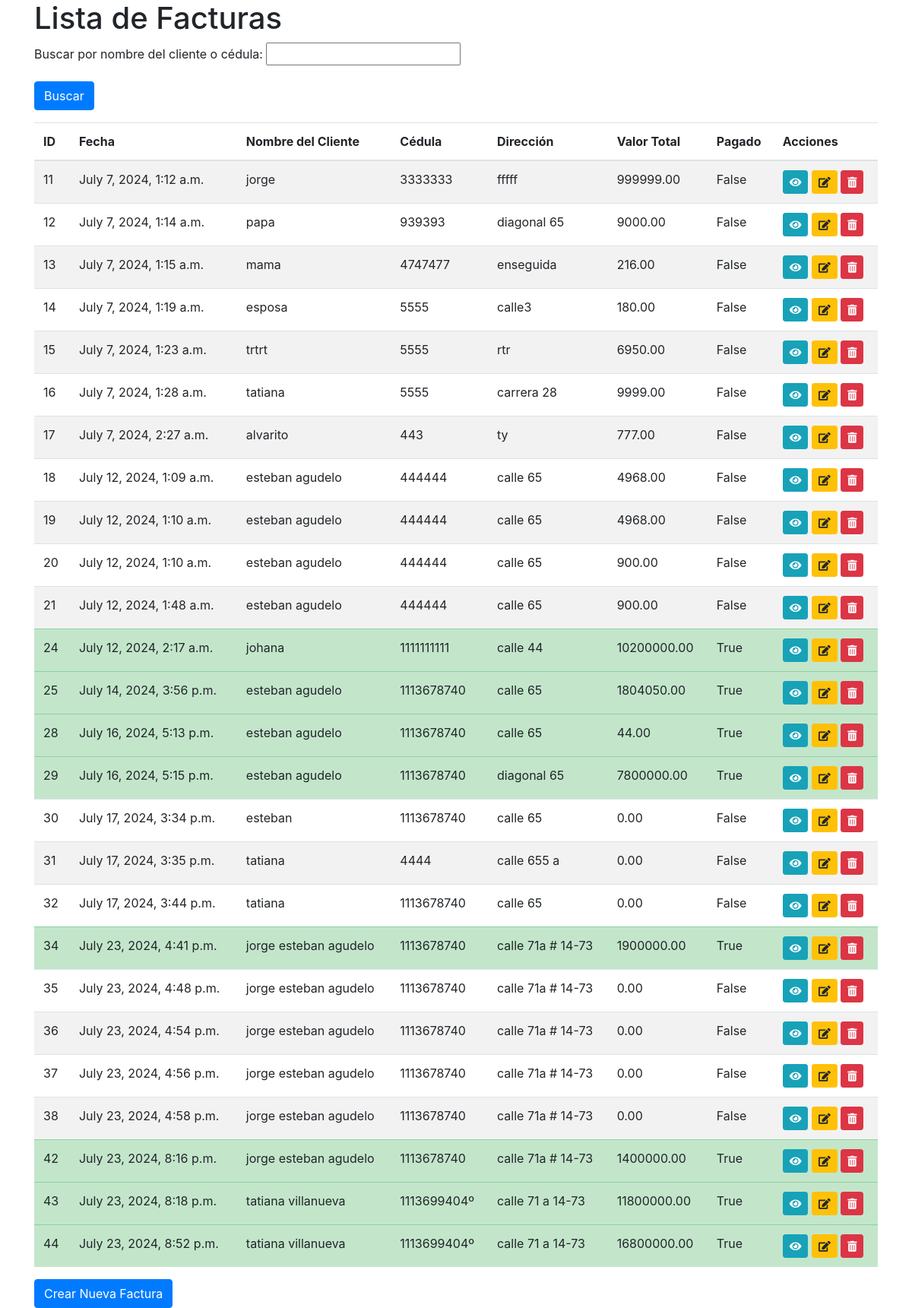
Page /lista_facturas/ on the committed database.
### facturacion/models.py (models this page shows, shortened)
class Factura(models.Model):
    nombre_cliente = models.CharField(max_length=100)
    cedula = models.CharField(max_length=20)
    direccion = models.CharField(max_length=30)
    fecha = models.DateTimeField(auto_now_add=True)
    valor_total = models.DecimalField(max_digits=10, decimal_places=2, default=0)
    pagado = models.BooleanField(default=False)

### facturacion/views.py (the view)
# urls.py: path('lista_facturas/', lista_facturas, name='lista_facturas'),
def lista_facturas(request):
    search_form = FacturaSearchForm(request.GET or None)
    facturas = Factura.objects.all()
    if search_form.is_valid():
        search_query = search_form.cleaned_data.get('search_query')
        if search_query:
            facturas = facturas.filter(nombre_cliente__icontains=search_query) | facturas.filter(cedula__icontains=search_query)
    return render(request, 'facturacion/lista_facturas.html', {
        'facturas': facturas,
        'search_form': search_form,
    })

### facturacion/forms.py
class FacturaSearchForm(forms.Form):
    search_query = forms.CharField(label='Buscar por nombre del cliente o cédula', max_length=100, required=False)

### facturacion/templates/facturacion/lista_facturas.html (shortened to what this page needs)
{% load static %}
<!DOCTYPE html>
<html>
<head>
    <link href="https://stackpath.bootstrapcdn.com/bootstrap/4.3.1/css/bootstrap.min.css" rel="stylesheet">
    <link href="https://cdnjs.cloudflare.com/ajax/libs/font-awesome/5.15.3/css/all.min.css" rel="stylesheet">
</head>
<body>
    <div class="container">
        <h1>Lista de Facturas</h1>
        <form method="get" action="{% url 'lista_facturas' %}">
            <div class="form-group">
                {{ search_form.search_query.label_tag }}
                {{ search_form.search_query }}
            </div>
            <button type="submit" class="btn btn-primary">Buscar</button>
        </form>
        <table class="table table-striped mt-3">
            <thead>
                <tr>
                    <th>ID</th>
                    <th>Fecha</th>
                    <th>Nombre del Cliente</th>
                    <th>Cédula</th>
                    <th>Dirección</th>
                    <th>Valor Total</th>
                    <th>Pagado</th>
                    <th>Acciones</th>
                </tr>
            </thead>
            <tbody>
                {% for factura in facturas %}
                    <tr class="{% if factura.pagado %}table-success{% endif %}">
                        <td>{{ factura.id }}</td>
                        <td>{{ factura.fecha }}</td>
                        <td>{{ factura.nombre_cliente }}</td>
                        <td>{{ factura.cedula }}</td>
                        <td>{{ factura.direccion }}</td>
                        <td>{{ factura.valor_total }}</td>
                        <td>{{ factura.pagado }}</td>
                        <td>
                            <a href="{% url 'ver_factura' factura.id %}" class="btn btn-info btn-sm" title="Ver"><i class="fas fa-eye"></i></a>
                            <a href="{% url 'editar_factura' factura.id %}" class="btn btn-warning btn-sm" title="Editar"><i class="fas fa-edit"></i></a>
                            <a href="{% url 'eliminar_factura' factura.id %}" class="btn btn-danger btn-sm eliminar-factura" title="Eliminar"><i class="fas fa-trash-alt"></i></a>
                        </td>
                    </tr>
                {% endfor %}
            </tbody>
        </table>
        <a href="{% url 'crear_factura' %}" class="btn btn-primary">Crear Nueva Factura</a>
    </div>
</body>
</html>

### rows in the picture
Factura: id "11", fecha "July 7, 2024, 1:12 a.m.", nombre_cliente "jorge", cedula "3333333", direccion "fffff", valor_total "999999.00", pagado "False"
Factura: id "12", fecha "July 7, 2024, 1:14 a.m.", nombre_cliente "papa", cedula "939393", direccion "diagonal 65", valor_total "9000.00", pagado "False"
Factura: id "13", fecha "July 7, 2024, 1:15 a.m.", nombre_cliente "mama", cedula "4747477", direccion "enseguida", valor_total "216.00", pagado "False"
Factura: id "14", fecha "July 7, 2024, 1:19 a.m.", nombre_cliente "esposa", cedula "5555", direccion "calle3", valor_total "180.00", pagado "False"
Factura: id "15", fecha "July 7, 2024, 1:23 a.m.", nombre_cliente "trtrt", cedula "5555", direccion "rtr", valor_total "6950.00", pagado "False"
Factura: id "16", fecha "July 7, 2024, 1:28 a.m.", nombre_cliente "tatiana", cedula "5555", direccion "carrera 28", valor_total "9999.00", pagado "False"
Factura: id "17", fecha "July 7, 2024, 2:27 a.m.", nombre_cliente "alvarito", cedula "443", direccion "ty", valor_total "777.00", pagado "False"
Factura: id "18", fecha "July 12, 2024, 1:09 a.m.", nombre_cliente "esteban agudelo", cedula "444444", direccion "calle 65", valor_total "4968.00", pagado "False"
Factura: id "19", fecha "July 12, 2024, 1:10 a.m.", nombre_cliente "esteban agudelo", cedula "444444", direccion "calle 65", valor_total "4968.00", pagado "False"
Factura: id "20", fecha "July 12, 2024, 1:10 a.m.", nombre_cliente "esteban agudelo", cedula "444444", direccion "calle 65", valor_total "900.00", pagado "False"
Factura: id "21", fecha "July 12, 2024, 1:48 a.m.", nombre_cliente "esteban agudelo", cedula "444444", direccion "calle 65", valor_total "900.00", pagado "False"
Factura: id "24", fecha "July 12, 2024, 2:17 a.m.", nombre_cliente "johana", cedula "1111111111", direccion "calle 44", valor_total "10200000.00", pagado "True"
Factura: id "25", fecha "July 14, 2024, 3:56 p.m.", nombre_cliente "esteban agudelo", cedula "1113678740", direccion "calle 65", valor_total "1804050.00", pagado "True"
Factura: id "28", fecha "July 16, 2024, 5:13 p.m.", nombre_cliente "esteban agudelo", cedula "1113678740", direccion "calle 65", valor_total "44.00", pagado "True"
Factura: id "29", fecha "July 16, 2024, 5:15 p.m.", nombre_cliente "esteban agudelo", cedula "1113678740", direccion "diagonal 65", valor_total "7800000.00", pagado "True"
Factura: id "30", fecha "July 17, 2024, 3:34 p.m.", nombre_cliente "esteban", cedula "1113678740", direccion "calle 65", valor_total "0.00", pagado "False"
Factura: id "31", fecha "July 17, 2024, 3:35 p.m.", nombre_cliente "tatiana", cedula "4444", direccion "calle 655 a", valor_total "0.00", pagado "False"
Factura: id "32", fecha "July 17, 2024, 3:44 p.m.", nombre_cliente "tatiana", cedula "1113678740", direccion "calle 65", valor_total "0.00", pagado "False"
Factura: id "34", fecha "July 23, 2024, 4:41 p.m.", nombre_cliente "jorge esteban agudelo", cedula "1113678740", direccion "calle 71a # 14-73", valor_total "1900000.00", pagado "True"
Factura: id "35", fecha "July 23, 2024, 4:48 p.m.", nombre_cliente "jorge esteban agudelo", cedula "1113678740", direccion "calle 71a # 14-73", valor_total "0.00", pagado "False"
Factura: id "36", fecha "July 23, 2024, 4:54 p.m.", nombre_cliente "jorge esteban agudelo", cedula "1113678740", direccion "calle 71a # 14-73", valor_total "0.00", pagado "False"
Factura: id "37", fecha "July 23, 2024, 4:56 p.m.", nombre_cliente "jorge esteban agudelo", cedula "1113678740", direccion "calle 71a # 14-73", valor_total "0.00", pagado "False"
Factura: id "38", fecha "July 23, 2024, 4:58 p.m.", nombre_cliente "jorge esteban agudelo", cedula "1113678740", direccion "calle 71a # 14-73", valor_total "0.00", pagado "False"
Factura: id "42", fecha "July 23, 2024, 8:16 p.m.", nombre_cliente "jorge esteban agudelo", cedula "1113678740", direccion "calle 71a # 14-73", valor_total "1400000.00", pagado "True"
Factura: id "43", fecha "July 23, 2024, 8:18 p.m.", nombre_cliente "tatiana villanueva", cedula "1113699404º", direccion "calle 71 a 14-73", valor_total "11800000.00", pagado "True"
Factura: id "44", fecha "July 23, 2024, 8:52 p.m.", nombre_cliente "tatiana villanueva", cedula "1113699404º", direccion "calle 71 a 14-73", valor_total "16800000.00", pagado "True"

### other values in the picture
{{ search_form.search_query.label_tag }} "Buscar por nombre del cliente o cédula:"
